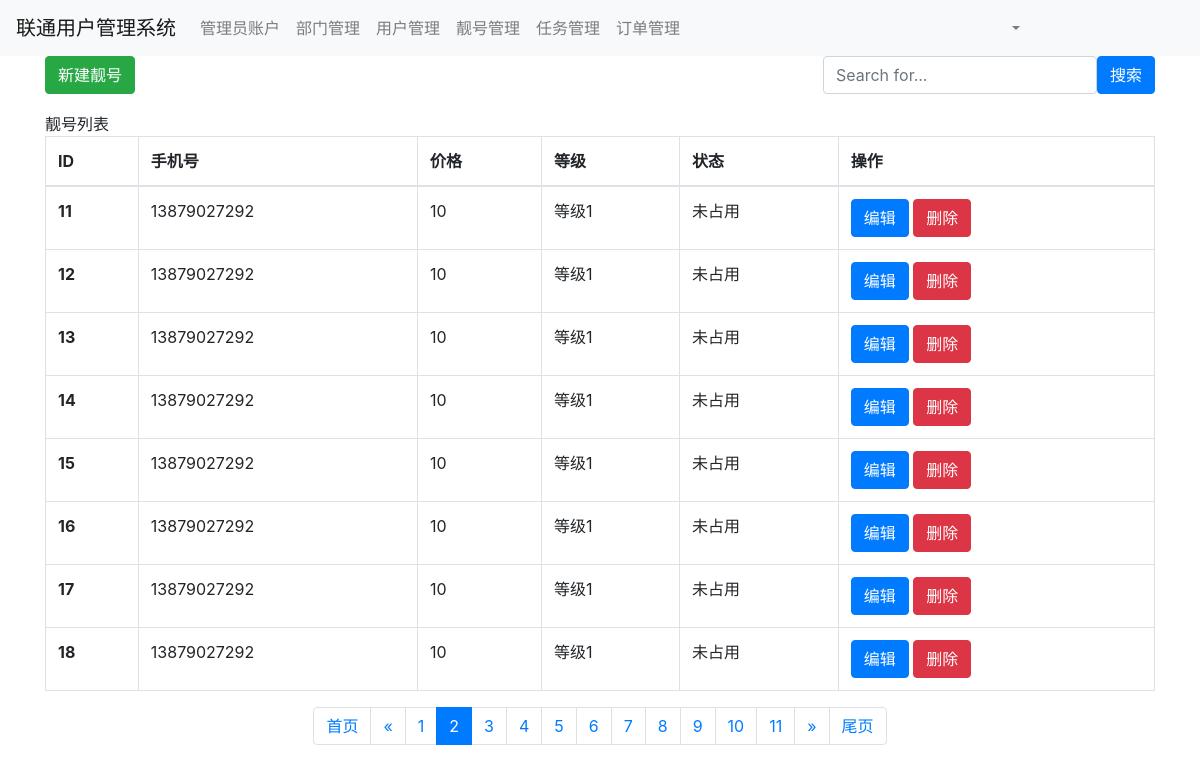
The page /prettynum/list/?page=2 (signed in) on the database its author committed.
### app01/models.py (models this page shows)
class PrettyNum(models.Model):
    mobile = models.CharField(verbose_name="手机号", max_length=11)
    price = models.IntegerField(verbose_name="价格", default=0)
    level_choices = (
        (1, "等级1"),
        (2, "等级2"),
    )
    level = models.SmallIntegerField(verbose_name="等级", choices=level_choices, default=1)
    status_choices = (
        (1, "未占用"),
        (2, "已占用"),
    )
    status = models.SmallIntegerField(verbose_name="状态", choices=status_choices, default=2)

### app01/views.py (the view)
# urls.py: path('prettynum/list/', views.prettynum_list),
def prettynum_list(request):
    data_dict = {}
    search_data = request.GET.get("q", "")
    if search_data:
        data_dict = {"mobile__contains": search_data}
    queryset = models.PrettyNum.objects.filter(**data_dict).order_by("-level")
    page_object = Pagination(request, queryset=queryset)
    page_queryset = page_object.page_queryset
    page_string = page_object.gennerate_html()
    context = {
        "search_data": search_data,
        "queryset": page_queryset,  # 分完页的数据
        "page_string": page_string,  # 生成的页面
    }
    return render(request, "prettynum_list.html", context=context)

### app01/templates/prettynum_list.html (shortened to what this page needs)
{% extends "base.html" %}
{% block content %}
    <div class="container">
        <div style="display: flex;">
            <div style="margin-bottom: 10px;margin-right: auto;">
                <a class="btn btn-success" href="/prettynum/add">
                    新建靓号
                </a>
            </div>
            <form method="get" style="display: flex;margin-left: auto;margin-bottom: 10px">
                <div class="input-group" style="display: inline-flex">
                    <label>
                        <input type="text" class="form-control" placeholder="Search for..." name="q"
                               value="{{ search_data }}">
                    </label>
                    <span class="input-group-btn">
                        <button class="btn btn-primary" type="submit">搜索</button>
                    </span>
                </div>
            </form>
        </div>
        <div class="panel panel-default">
            <div class="panel-heading">
                靓号列表
            </div>
            <table class="table table-bordered">
                <thead>
                <tr>
                    <th>ID</th>
                    <th>手机号</th>
                    <th>价格</th>
                    <th>等级</th>
                    <th>状态</th>
                    <th>操作</th>
                </tr>
                </thead>
                <tbody>
                {% for object in queryset %}
                    <tr>
                        <th scope="row">{{ object.id }}</th>
                        <td>{{ object.mobile }}</td>
                        <td>{{ object.price }}</td>
                        <td>{{ object.get_level_display }}</td>
                        <td>{{ object.get_status_display }}</td>
                        <td>
                            <a class="btn btn-primary btn-xs"
                               href="/prettynum/edit/{{ object.id }}">编辑</a>
                            <a class=" btn btn-danger btn-xs" href="/prettynum/delete/{{ object.id }}">删除</a>
                        </td>
                    </tr>
                {% endfor %}
                </tbody>
            </table>
        </div>
        {{ page_string }}
    </div>
{% endblock %}

### rows shown on the page
PrettyNum: id "11", mobile "13879027292", price "10", level "等级1", status "未占用"
PrettyNum: id "12", mobile "13879027292", price "10", level "等级1", status "未占用"
PrettyNum: id "13", mobile "13879027292", price "10", level "等级1", status "未占用"
PrettyNum: id "14", mobile "13879027292", price "10", level "等级1", status "未占用"
PrettyNum: id "15", mobile "13879027292", price "10", level "等级1", status "未占用"
PrettyNum: id "16", mobile "13879027292", price "10", level "等级1", status "未占用"
PrettyNum: id "17", mobile "13879027292", price "10", level "等级1", status "未占用"
PrettyNum: id "18", mobile "13879027292", price "10", level "等级1", status "未占用"

### other values the page prints
{{ page_string }} "首页 « 1 2 3 4 5 6 7 8 9 10 11 » 尾页"
